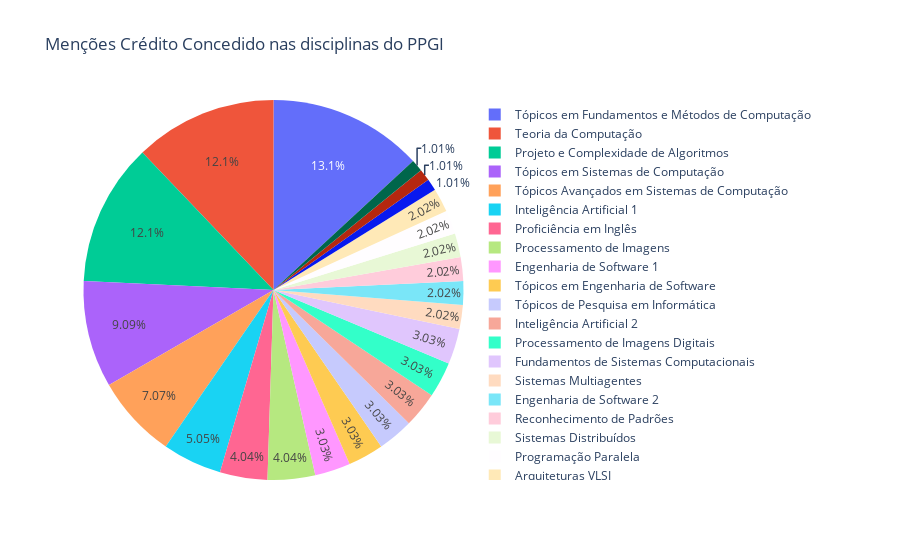

The notebook cell saved with this chart:
### Code cell
fig = px.pie(df[df.Menção == 'CC'], names='Disciplina', title='Menções Crédito Concedido nas disciplinas do PPGI')
fig.show()

### Figure 1 — Plotly figure (JSON) as saved in the notebook; plotly's stock layout.template omitted (floating-point values rounded to 4 significant figures)
{"data": [{"domain": {"x": [0, 1], "y": [0, 1]}, "hovertemplate": "Disciplina=%{label}<extra></extra>", "labels": ["Inteligência Artificial 1                                             ", "Sistemas Multiagentes                                                 ", "Engenharia de Software 1                                              ", "Engenharia de Software 2                                              ", "Tópicos em Engenharia de Software                                     ", "Tópicos em Fundamentos e Métodos de Computação                        ", "Tópicos em Sistemas de Computação                                     ", "Tópicos em Fundamentos e Métodos de Computação                        ", "Tópicos de Pesquisa em Informática                                    ", "Inteligência Artificial 2                                             ", "Sistemas Multiagentes                                                 ", "Tópicos em Fundamentos e Métodos de Computação                        ", "Lógica Formal Aplicada                                                ", "Processamento de Imagens Digitais                                     ", "Tópicos em Sistemas de Computação                                     ", "Tópicos em Fundamentos e Métodos de Computação                        ", "Teoria da Computação                                                  ", "Teoria da Computação                                                  ", "Fundamentos de Sistemas Computacionais                                ", "Processamento de Imagens Digitais                                     ", "Reconhecimento de Padrões                                             ", "Teoria da Computação                                                  ", "Fundamentos de Sistemas Computacionais                                ", "Processamento de Imagens Digitais                                     ", "Reconhecimento de Padrões                                             ", "Inteligência Artificial 2                                             ", "Engenharia de Software 1                                              ", "Sistemas Distribuídos                                                 ", "Teoria da Computação                                                  ", "Programação Paralela                                                  ", "Projeto e Complexidade de Algoritmos                                  ", "Tópicos Avançados em Sistemas de Computação                           ", "Inteligência Artificial 1                                             ", "Engenharia de Software 1                                              ", "Engenharia de Software 2                                              ", "Tópicos em Engenharia de Software                                     ", "Tópicos em Fundamentos e Métodos de Computação                        ", "Projeto e Complexidade de Algoritmos                                  ", "Tópicos em Fundamentos e Métodos de Computação                        ", "Proficiência em Inglês                                                ", "Proficiência em Inglês                                                ", "Proficiência em Inglês                                                ", "Projeto e Complexidade de Algoritmos                                  ", "Teoria da Computação                                                  ", "Programação Paralela                                                  ", "Projeto e Complexidade de Algoritmos                                  ", "Tópicos em Fundamentos e Métodos de Computação                        ", "Tópicos em Fundamentos e Métodos de Computação                        ", "Tópicos em Sistemas de Computação                                     ", "Teoria da Computação                                                  ", "Fundamentos de Sistemas Computacionais                                ", "Projeto e Complexidade de Algoritmos                                  ", "Tópicos em Fundamentos e Métodos de Computação                        ", "Inteligência Artificial 1                                             ", "Teoria da Computação                                                  ", "Projeto e Complexidade de Algoritmos                                  ", "Tópicos em Sistemas de Computação                                     ", "Tópicos em Sistemas de Computação                                     ", "Tópicos em Sistemas de Computação                                     ", "Tópicos em Fundamentos e Métodos de Computação                        ", "Tópicos de Pesquisa em Informática                                    ", "Tópicos Avançados em Sistemas de Computação                           ", "Teoria da Computação                                                  ", "Projeto e Complexidade de Algoritmos                                  ", "Arquiteturas VLSI                                                     ", "Processamento de Imagens                                              ", "Tópicos Avançados em Sistemas de Computação                           ", "Projeto e Complexidade de Algoritmos                                  ", "Tópicos em Engenharia de Software                                     ", "Teoria da Computação                                                  ", "Projeto e Complexidade de Algoritmos                                  ", "Tópicos em Sistemas de Computação                                     ", "Projeto e Complexidade de Algoritmos                                  ", "Projeto e Complexidade de Algorítmos 2                                ", "Teoria da Computação                                                  ", "Projeto e Complexidade de Algoritmos                                  ", "Arquiteturas VLSI                                                     ", "Processamento de Imagens                                              ", "Tópicos Avançados em Sistemas de Computação                           ", "Sistemas Distribuídos                                                 ", "Tópicos em Formalismos de Computação                                  ", "Tópicos em Fundamentos e Métodos de Computação                        ", "Tópicos Avançados em Sistemas de Computação                           ", "Inteligência Artificial 1                                             ", "Teoria da Computação                                                  ", "Tópicos em Sistemas de Computação                                     ", "Tópicos em Fundamentos e Métodos de Computação                        ", "Tópicos Avançados em Sistemas de Computação                           ", "Inteligência Artificial 1                                             ", "Inteligência Artificial 2                                             ", "Teoria da Computação                                                  ", "Projeto e Complexidade de Algoritmos                                  ", "Processamento de Imagens                                              ", "Processamento de Imagens                                              ", "Tópicos em Fundamentos e Métodos de Computação                        ", "Tópicos de Pesquisa em Informática                                    ", "Tópicos Avançados em Sistemas de Computação                           ", "Tópicos em Sistemas de Computação                                     ", "Proficiência em Inglês                                                "], "legendgroup": "", "name": "", "showlegend": true, "type": "pie"}], "layout": {"legend": {"tracegroupgap": 0}, "title": {"text": "Menções Crédito Concedido nas disciplinas do PPGI"}}}
